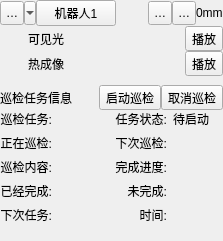
  <widget class="QWidget" name="widgetMenu" native="true">
   <property name="geometry">
    <rect>
     <x>0</x>
     <y>90</y>
     <width>223</width>
     <height>241</height>
    </rect>
   </property>
   <property name="sizePolicy">
    <sizepolicy hsizetype="Preferred" vsizetype="Minimum">
     <horstretch>0</horstretch>
     <verstretch>0</verstretch>
    </sizepolicy>
   </property>
   <layout class="QVBoxLayout" name="verticalLayout_2">
    <property name="spacing">
     <number>0</number>
    </property>
    <property name="leftMargin">
     <number>0</number>
    </property>
    <property name="topMargin">
     <number>0</number>
    </property>
    <property name="rightMargin">
     <number>0</number>
    </property>
    <property name="bottomMargin">
     <number>0</number>
    </property>
    <item>
     <layout class="QHBoxLayout" name="horizontalLayout_Menu">
      <property name="spacing">
       <number>0</number>
      </property>
      <item>
       <widget class="QWidget" name="widget_isShow" native="true">
        <property name="maximumSize">
         <size>
          <width>36</width>
          <height>16777215</height>
         </size>
        </property>
        <layout class="QHBoxLayout" name="horizontalLayout_8">
         <property name="spacing">
          <number>0</number>
         </property>
         <property name="leftMargin">
          <number>0</number>
         </property>
         <property name="topMargin">
          <number>0</number>
         </property>
         <property name="rightMargin">
          <number>0</number>
         </property>
         <property name="bottomMargin">
          <number>0</number>
         </property>
         <item>
          <widget class="QToolButton" name="toolButton_widget_cameraChannel_isShow">
           <property name="sizePolicy">
            <sizepolicy hsizetype="Preferred" vsizetype="Preferred">
             <horstretch>0</horstretch>
             <verstretch>0</verstretch>
            </sizepolicy>
           </property>
           <property name="maximumSize">
            <size>
             <width>16777215</width>
             <height>24</height>
            </size>
           </property>
           <property name="toolTip">
            <string>展开</string>
           </property>
           <property name="text">
            <string>展开</string>
           </property>
           <property name="icon">
            <iconset resource="../resource.qrc">
             <normaloff>:/asset/Robot/Robot_menu_hide.svg</normaloff>:/asset/Robot/Robot_menu_hide.svg</iconset>
           </property>
           <property name="popupMode">
            <enum>QToolButton::MenuButtonPopup</enum>
           </property>
          </widget>
         </item>
        </layout>
       </widget>
      </item>
      <item>
       <widget class="QPushButton" name="pushButton_robot">
        <property name="sizePolicy">
         <sizepolicy hsizetype="Preferred" vsizetype="Fixed">
          <horstretch>0</horstretch>
          <verstretch>0</verstretch>
         </sizepolicy>
        </property>
        <property name="toolTip">
         <string>参数配置</string>
        </property>
        <property name="text">
         <string>机器人1</string>
        </property>
        <property name="icon">
         <iconset resource="../resource.qrc">
          <normaloff>:/asset/Robot/Robot.svg</normaloff>:/asset/Robot/Robot.svg</iconset>
        </property>
       </widget>
      </item>
      <item>
       <spacer name="horizontalSpacer_menu">
        <property name="orientation">
         <enum>Qt::Horizontal</enum>
        </property>
        <property name="sizeHint" stdset="0">
         <size>
          <width>40</width>
          <height>20</height>
         </size>
        </property>
       </spacer>
      </item>
      <item>
       <widget class="QToolButton" name="toolButton_robot_batteryLevel">
        <property name="sizePolicy">
         <sizepolicy hsizetype="Preferred" vsizetype="Preferred">
          <horstretch>0</horstretch>
          <verstretch>0</verstretch>
         </sizepolicy>
        </property>
        <property name="minimumSize">
         <size>
          <width>24</width>
          <height>24</height>
         </size>
        </property>
        <property name="maximumSize">
         <size>
          <width>24</width>
          <height>24</height>
         </size>
        </property>
        <property name="toolTip">
         <string>电池电量</string>
        </property>
        <property name="statusTip">
         <string>电池电量</string>
        </property>
        <property name="text">
         <string>电量</string>
        </property>
        <property name="icon">
         <iconset resource="../resource.qrc">
          <normaloff>:/asset/Robot/Robot_tip.svg</normaloff>:/asset/Robot/Robot_tip.svg</iconset>
        </property>
        <property name="iconSize">
         <size>
          <width>24</width>
          <height>24</height>
         </size>
        </property>
       </widget>
      </item>
      <item>
       <widget class="QToolButton" name="toolButton_robot_status">
        <property name="sizePolicy">
         <sizepolicy hsizetype="Preferred" vsizetype="Preferred">
          <horstretch>0</horstretch>
          <verstretch>0</verstretch>
         </sizepolicy>
        </property>
        <property name="minimumSize">
         <size>
          <width>24</width>
          <height>24</height>
         </size>
        </property>
        <property name="maximumSize">
         <size>
          <width>24</width>
          <height>24</height>
         </size>
        </property>
        <property name="toolTip">
         <string>机器人状态</string>
        </property>
        <property name="statusTip">
         <string>机器人状态</string>
        </property>
        <property name="text">
         <string>状态</string>
        </property>
        <property name="icon">
         <iconset resource="../resource.qrc">
          <normaloff>:/asset/Robot/Robot_warning.svg</normaloff>:/asset/Robot/Robot_warning.svg</iconset>
        </property>
        <property name="iconSize">
         <size>
          <width>24</width>
          <height>24</height>
         </size>
        </property>
        <property name="toolButtonStyle">
         <enum>Qt::ToolButtonTextBesideIcon</enum>
        </property>
       </widget>
      </item>
      <item>
       <widget class="QLabel" name="label_robot_pose">
        <property name="text">
         <string>0mm</string>
        </property>
       </widget>
      </item>
     </layout>
    </item>
    <item>
     <widget class="QWidget" name="widget_cameraChannel" native="true">
      <layout class="QVBoxLayout" name="verticalLayout">
       <property name="spacing">
        <number>0</number>
       </property>
       <property name="leftMargin">
        <number>28</number>
       </property>
       <property name="topMargin">
        <number>0</number>
       </property>
       <property name="rightMargin">
        <number>0</number>
       </property>
       <property name="bottomMargin">
        <number>0</number>
       </property>
       <item>
        <layout class="QHBoxLayout" name="horizontalLayout">
         <item>
          <widget class="QLabel" name="label_channel01_video_name">
           <property name="text">
            <string>可见光</string>
           </property>
          </widget>
         </item>
         <item>
          <spacer name="horizontalSpacer">
           <property name="orientation">
            <enum>Qt::Horizontal</enum>
           </property>
           <property name="sizeHint" stdset="0">
            <size>
             <width>40</width>
             <height>20</height>
            </size>
           </property>
          </spacer>
         </item>
         <item>
          <widget class="QToolButton" name="toolButton_channel01_video_play">
           <property name="toolTip">
            <string>播放</string>
           </property>
           <property name="text">
            <string>播放</string>
           </property>
           <property name="icon">
            <iconset resource="../resource.qrc">
             <normaloff>:/asset/Robot/Camera_video.svg</normaloff>:/asset/Robot/Camera_video.svg</iconset>
           </property>
          </widget>
         </item>
        </layout>
       </item>
       <item>
        <layout class="QHBoxLayout" name="horizontalLayout_2">
         <item>
          <widget class="QLabel" name="label_channel02_thermal_name">
           <property name="text">
            <string>热成像</string>
           </property>
          </widget>
         </item>
         <item>
          <spacer name="horizontalSpacer_2">
           <property name="orientation">
            <enum>Qt::Horizontal</enum>
           </property>
           <property name="sizeHint" stdset="0">
            <size>
             <width>40</width>
             <height>20</height>
            </size>
           </property>
          </spacer>
         </item>
         <item>
          <widget class="QToolButton" name="toolButton_channel02_thermal_play">
           <property name="toolTip">
            <string>播放</string>
           </property>
           <property name="text">
            <string>播放</string>
           </property>
           <property name="icon">
            <iconset resource="../resource.qrc">
             <normaloff>:/asset/Robot/Camera_thermal.svg</normaloff>:/asset/Robot/Camera_thermal.svg</iconset>
           </property>
          </widget>
         </item>
        </layout>
       </item>
      </layout>
     </widget>
    </item>
    <item>
     <widget class="QWidget" name="widget_inspection" native="true">
      <layout class="QVBoxLayout" name="verticalLayout_5">
       <property name="spacing">
        <number>0</number>
       </property>
       <property name="leftMargin">
        <number>0</number>
       </property>
       <property name="topMargin">
        <number>9</number>
       </property>
       <property name="rightMargin">
        <number>0</number>
       </property>
       <property name="bottomMargin">
        <number>0</number>
       </property>
       <item>
        <layout class="QHBoxLayout" name="horizontalLayout_widget_inspection_titler">
         <item>
          <widget class="QLabel" name="label_inspection_task_title">
           <property name="text">
            <string>巡检任务信息</string>
           </property>
          </widget>
         </item>
         <item>
          <spacer name="horizontalSpacer_9">
           <property name="orientation">
            <enum>Qt::Horizontal</enum>
           </property>
           <property name="sizeHint" stdset="0">
            <size>
             <width>40</width>
             <height>20</height>
            </size>
           </property>
          </spacer>
         </item>
         <item>
          <widget class="QToolButton" name="toolButton_inspection_task_start">
           <property name="text">
            <string>启动巡检</string>
           </property>
          </widget>
         </item>
         <item>
          <widget class="QToolButton" name="toolButton_inspection_task_cancel">
           <property name="text">
            <string>取消巡检</string>
           </property>
          </widget>
         </item>
        </layout>
       </item>
       <item>
        <widget class="QWidget" name="widget_inspection_now" native="true">
         <layout class="QGridLayout" name="gridLayout_2">
          <property name="leftMargin">
           <number>0</number>
          </property>
          <property name="topMargin">
           <number>0</number>
          </property>
          <property name="rightMargin">
           <number>0</number>
          </property>
          <property name="bottomMargin">
           <number>0</number>
          </property>
          <item row="7" column="1">
           <widget class="QLabel" name="label_inspection_task_next_value">
            <property name="text">
             <string/>
            </property>
           </widget>
          </item>
          <item row="7" column="3">
           <widget class="QLabel" name="label_inspection_task_next_time_name">
            <property name="text">
             <string/>
            </property>
           </widget>
          </item>
          <item row="2" column="1">
           <widget class="QLabel" name="label_inspection_current_task_point_current_action_value">
            <property name="text">
             <string/>
            </property>
           </widget>
          </item>
          <item row="0" column="0">
           <widget class="QLabel" name="label_inspection_current_task_name">
            <property name="text">
             <string>巡检任务:</string>
            </property>
            <property name="alignment">
             <set>Qt::AlignRight|Qt::AlignTrailing|Qt::AlignVCenter</set>
            </property>
           </widget>
          </item>
          <item row="2" column="0">
           <widget class="QLabel" name="label_inspection_current_task_point_current_action_name">
            <property name="text">
             <string>巡检内容:</string>
            </property>
            <property name="alignment">
             <set>Qt::AlignRight|Qt::AlignTrailing|Qt::AlignVCenter</set>
            </property>
           </widget>
          </item>
          <item row="7" column="0">
           <widget class="QLabel" name="label_inspection_task_next_name">
            <property name="text">
             <string>下次任务:</string>
            </property>
            <property name="alignment">
             <set>Qt::AlignRight|Qt::AlignTrailing|Qt::AlignVCenter</set>
            </property>
           </widget>
          </item>
          <item row="4" column="3">
           <widget class="QLabel" name="label_inspection_info_current_task_not_finish_points_value">
            <property name="text">
             <string/>
            </property>
           </widget>
          </item>
          <item row="0" column="1">
           <widget class="QLabel" name="label_inspection_current_task_value">
            <property name="text">
             <string/>
            </property>
           </widget>
          </item>
          <item row="4" column="2">
           <widget class="QLabel" name="label_inspection_info_current_task_not_finish_points_name">
            <property name="text">
             <string>未完成:</string>
            </property>
            <property name="alignment">
             <set>Qt::AlignRight|Qt::AlignTrailing|Qt::AlignVCenter</set>
            </property>
           </widget>
          </item>
          <item row="2" column="3">
           <widget class="QLabel" name="label_inspection_current_task_point_current_action_progress_value">
            <property name="text">
             <string/>
            </property>
           </widget>
          </item>
          <item row="4" column="1">
           <widget class="QLabel" name="label_inspection_info_current_task_finish_points_value">
            <property name="text">
             <string/>
            </property>
           </widget>
          </item>
          <item row="2" column="2">
           <widget class="QLabel" name="label_inspection_current_task_point_current_action_progress_name">
            <property name="text">
             <string>完成进度:</string>
            </property>
            <property name="alignment">
             <set>Qt::AlignRight|Qt::AlignTrailing|Qt::AlignVCenter</set>
            </property>
           </widget>
          </item>
          <item row="4" column="0">
           <widget class="QLabel" name="label_inspection_info_current_task_finish_points_name">
            <property name="text">
             <string>已经完成:</string>
            </property>
            <property name="alignment">
             <set>Qt::AlignRight|Qt::AlignTrailing|Qt::AlignVCenter</set>
            </property>
           </widget>
          </item>
          <item row="7" column="2">
           <widget class="QLabel" name="label_inspection_task_next_time_value">
            <property name="text">
             <string>时间:</string>
            </property>
            <property name="alignment">
             <set>Qt::AlignRight|Qt::AlignTrailing|Qt::AlignVCenter</set>
            </property>
           </widget>
          </item>
          <item row="1" column="0">
           <widget class="QLabel" name="label_inspection_current_task_point_current_name">
            <property name="text">
             <string>正在巡检:</string>
            </property>
            <property name="alignment">
             <set>Qt::AlignRight|Qt::AlignTrailing|Qt::AlignVCenter</set>
            </property>
           </widget>
          </item>
          <item row="1" column="1">
           <widget class="QLabel" name="label_inspection_current_task_point_current_value">
            <property name="text">
             <string/>
            </property>
           </widget>
          </item>
          <item row="1" column="2">
           <widget class="QLabel" name="label_inspection_current_task_point_next_name">
            <property name="text">
             <string>下次巡检:</string>
            </property>
            <property name="alignment">
             <set>Qt::AlignRight|Qt::AlignTrailing|Qt::AlignVCenter</set>
            </property>
           </widget>
          </item>
          <item row="1" column="3">
           <widget class="QLabel" name="label_inspection_current_task_point_next_value">
            <property name="text">
             <string/>
            </property>
           </widget>
          </item>
          <item row="0" column="2">
           <widget class="QLabel" name="label_inspection_task_current_state_name">
            <property name="text">
             <string>任务状态:</string>
            </property>
            <property name="alignment">
             <set>Qt::AlignRight|Qt::AlignTrailing|Qt::AlignVCenter</set>
            </property>
           </widget>
          </item>
          <item row="0" column="3">
           <widget class="QLabel" name="label_inspection_task_current_state_value">
            <property name="text">
             <string>待启动</string>
            </property>
           </widget>
          </item>
         </layout>
        </widget>
       </item>
      </layout>
     </widget>
    </item>
    <item>
     <spacer name="verticalSpacer_3">
      <property name="orientation">
       <enum>Qt::Vertical</enum>
      </property>
      <property name="sizeHint" stdset="0">
       <size>
        <width>20</width>
        <height>40</height>
       </size>
      </property>
     </spacer>
    </item>
   </layout>
  </widget>
